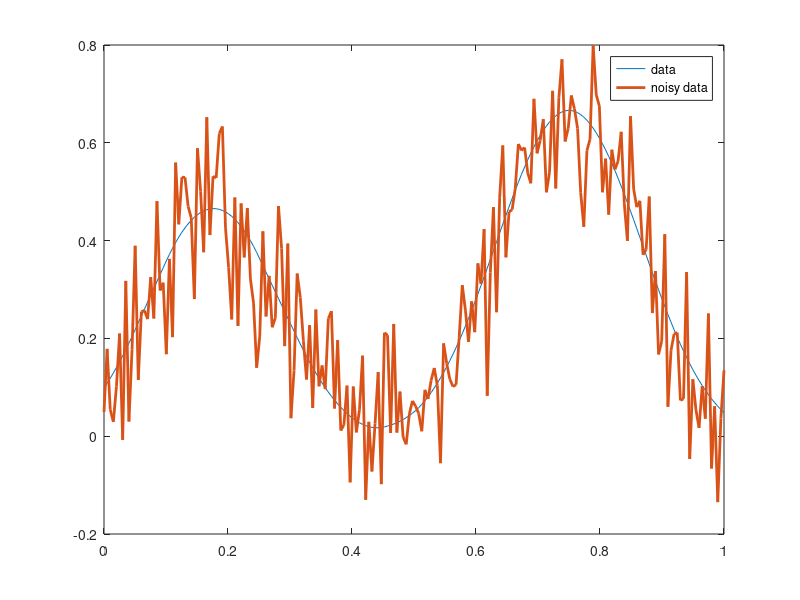
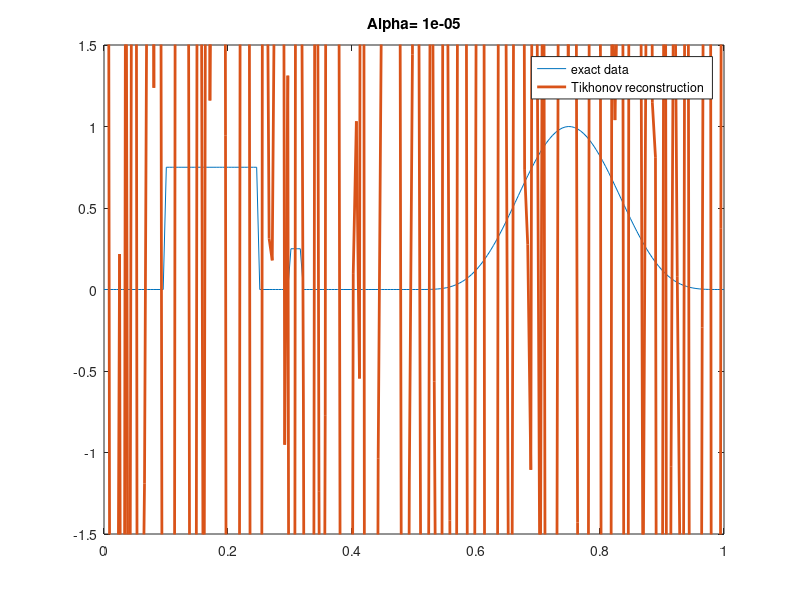
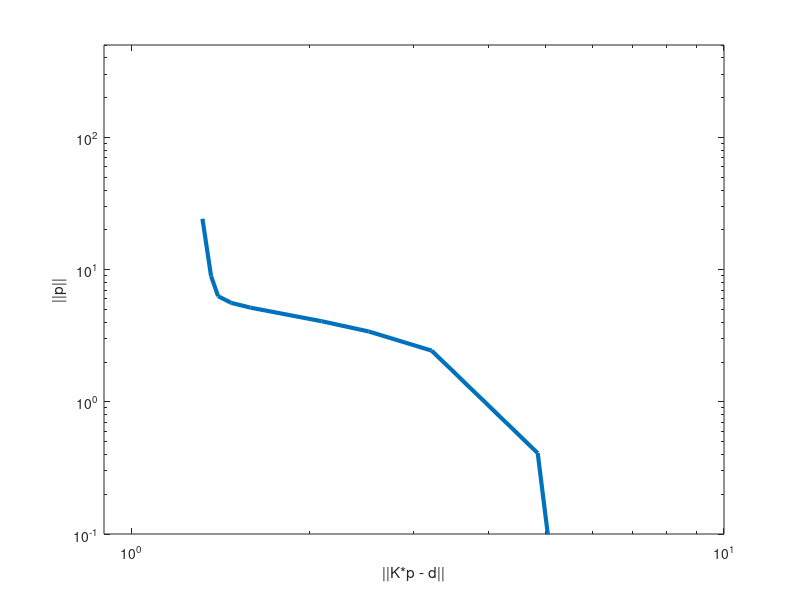
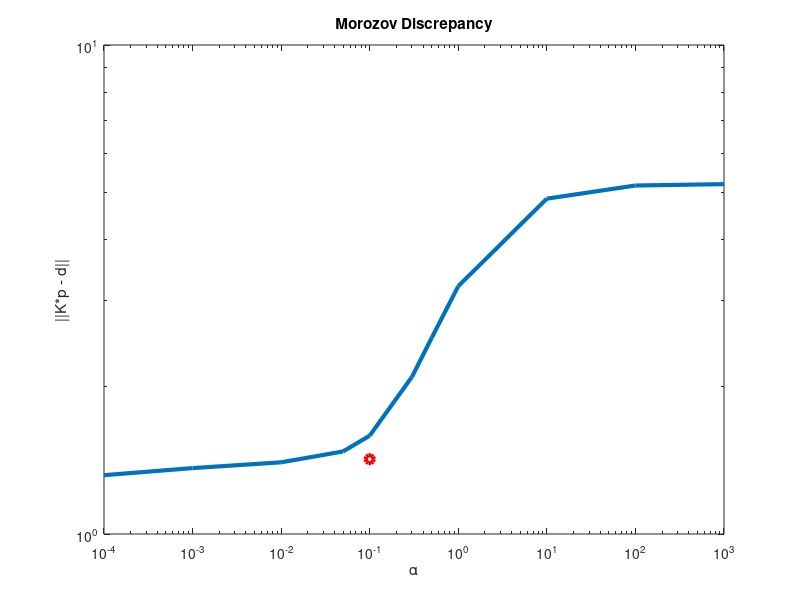

These charts were generated, in order, by the following MATLAB code:
% Number of discretization points
% N = 200;
close all
N = 200;
C = 0.2;

K = zeros(N,N);
h = 1/N;
x = linspace(0,1,N)';

% discrete convolution matrix
for l = 1:N
    for k = 1:N
      %K(l,k)  = h * power(C,-2) * max(0,C-abs((l-k)*h));
      K(l,k)  = h * power(C,-2) * max(0,C-abs((l-k)*h));
    end
end

% exact parameters
p = 0.75 * (x > .1).*(x < .25) + 0.25 * (x > .3).*(x < .32) + power(sin(2*pi*x),4).*(x > 0.5) + 0.0 * cos(30*pi*x);

% convolved parameters
d = K * p;

% noisy data, noise has sigma (standard deviation) = 0.1
%dn = d + 0.1 * randn(N,1);
%n = sqrt(0.1)*randn(N,1);
n = 0.1*randn(N,1);
dn = d + n;
plot(x,d,x,dn,'Linewidth', 2);
legend('data', 'noisy data');
print('data.pdf')

% Tikhonov regularization parameter
% alpha = 0.05;
alpha = 0.00001;

% solve Tikhonov system
p_alpha = (K'*K + alpha * eye(N))\(K'*dn);
% comment out next 3 if you dont want figure
figure;
plot(x,p,x,p_alpha,'Linewidth', 2), axis([0,1,-1.5,1.5]);
legend('exact data', 'Tikhonov reconstruction');
title(['Alpha= ',num2str(alpha)])
print('reconstruct.pdf')

% solve TSVD
%p_tsvd = (K'*K + alpha * eye(N))\(K'*dn);
% comment out next 3 if you dont want figure
%figure;
%plot(x,p,x,p_tsvd,'Linewidth', 2), axis([0,1,-1.5,1.5]);
%legend('exact data', 'TSVD reconstruction');

% plot L-curve
alpha_list = [1e-4, 1e-3, 1e-2, 5e-2, 1e-1, 3e-1, 5e-1, 1, 1e1, 1e2, 1e3];
no = length(alpha_list);
misfit = zeros(no,1);
reg = zeros(no,1);

for k = 1:no
    alpha = alpha_list(k);
    p_alpha = (K'*K + alpha * eye(N))\(K'*dn);
    misfit(k) = norm(K*p_alpha - dn);
    reg(k) = norm(p_alpha);
end

figure;
loglog(misfit, reg, 'Linewidth', 3);
hold on;
%loglog(misfit(5), reg(5), 'ro', 'Linewidth', 3);
axis([9e-1,10,1e-1,500]);
xlabel('||K*p - d||'); ylabel('||p||');
print('L-curve.pdf')

%
% discover alpha using morozov's discrepancy criterion
%
delta = norm(n);

for k = 1:no
    alpha = alpha_list(k);
    p_alpha = (K'*K + alpha * eye(N))\(K'*dn);
    misfit(k) = norm(K*p_alpha - dn);
    reg(k) = norm(p_alpha);
end

figure;
loglog(alpha_list,misfit, 'Linewidth', 3);
hold on;
loglog(alpha_list(5), delta, 'ro', 'Linewidth', 3);
%axis([9e-1,10,1e-1,500]);
xlabel('\alpha'); ylabel('||K*p - d||');
%mu = 0;
%hold on;
%line = refline([alpha_list(5) mu]);
%set(line,'Color','r')
title('Morozov Discrepancy')
print('morozov.pdf')

%
% discover alpha against the 'true' error
%
delta = norm(n);

for k = 1:no
    alpha = alpha_list(k);
    p_alpha = (K'*K + alpha * eye(N))\(K'*dn);
    misfit(k) = norm(K*p_alpha - d);
end

figure;
loglog(alpha_list,misfit, 'Linewidth', 3);
hold on;
loglog(alpha_list(3), misfit(3), 'ro', 'Linewidth', 3);
xlabel('\alpha'); ylabel('||m_{true} - m_{\alpha}||');
title('Error in Reconstruction')
print('true1d.pdf')
